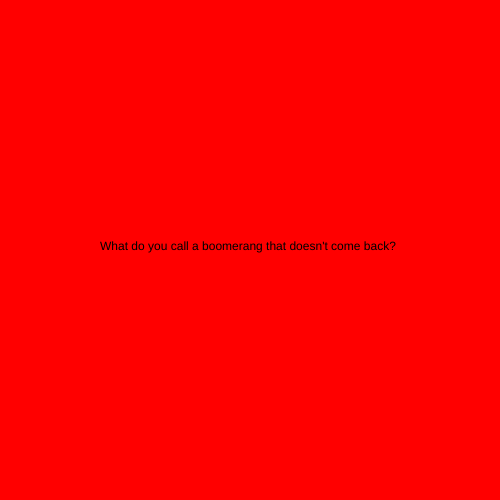
Frame 1 (no input)
Frame 60 (no input): identical to frame 1, image omitted
Frame 120 (the mouse pressed at the canvas centre since frame 60): identical to frame 1, image omitted

The p5.js sketch that drew this single still picture (run headless with seeded random() and noise() and a simulated clock; from frame 60 on, the mouse is pressed at the canvas centre):

// p5.js sketch
// ── sketch.js
let timer = 0;
let state = 0;

function setup() {
  createCanvas(500, 500);
}

function draw() {

  switch (state) {

    case 0:
      background(255, 0, 0);
      text("What do you call a boomerang that doesn't come back?", 100, 250);
      timer++;
      if (timer > 3*60) {
        timer = 0;
        state++;
      }
      break;

    case 1:
    background(200, 0, 0);
      text("A stick.", 250, 250);
      timer++;
      if (timer > 3*60) {
        timer = 0;
        state++;
      }
      break;

    case 2:
    background(150, 0, 0);
    text("Ba Dum PSHHHH!", 250, 250);
      timer++;
      if (timer > 3*60) {
        timer = 0;
        state = 0;
      }
      break;
 }
}
